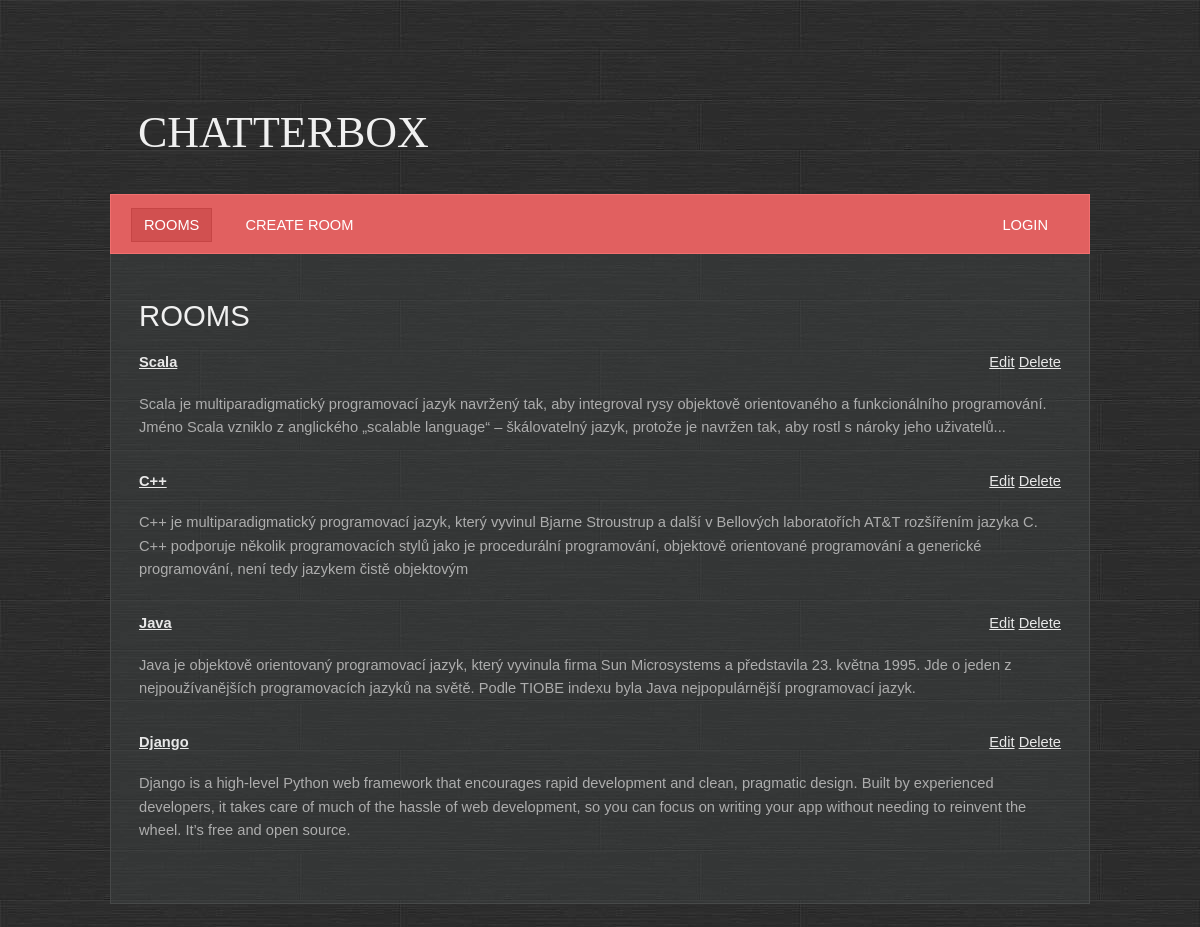
The page / on the database its author committed.
### base/models.py (models this page shows, shortened)
class Room(Model):
    name = models.CharField(max_length=200, unique=True)
    description = models.TextField(null=True, blank=True)
    participants = models.ManyToManyField(User, related_name='participants', blank=True)
    created = models.DateTimeField(auto_now_add=True)
    updated = models.DateTimeField(auto_now=True)
    class Meta:
        ordering = ['-created', 'name']

### base/views.py (the view)
# urls.py: path('', base.views.RoomsView.as_view(), name='rooms'),
class RoomsView(ListView):
    template_name = 'base/rooms.html'
    model = Room

### base/templates/base/rooms.html
{% extends 'main.html' %}
{% block content %}
    <h1>Rooms</h1>
    <br>
    <div class="box">
        {% for room in object_list %}
            <div class="last-child">
                <a href="{% url 'room_update' room.id %}">Edit</a>
                <a href="{% url 'room_delete' room.id %}">Delete</a>
            </div>
            <p><a href="{% url 'room' room.id %}"><b>{{ room.name|capfirst }}</b></a></p>
            <div class="box">{{ room.description }}</div>
        {% endfor %}
    </div>
{% endblock %}

### static/styles/style.css (style rules this page uses)
* { margin: 0; padding: 0; }
a { text-decoration: underline; color: #e8e8e8; }
body { font-size: 11pt; line-height: 1.6em; font-family: Arial, sans-serif; background: #9ea3a3; color: #adadad; background: url(/static/images/bg.jpg); }
h1,h2,h3,h4 { text-transform: uppercase; font-weight: normal; color: #f0f0f0; }
p { margin-bottom: 1.25em; }
.last-child { float:right; }
.box { overflow: hidden; margin: 0 0 30px 0; }

### rows shown on the page
Room: name "Scala", description "Scala je multiparadigmatický programovací jazyk navržený tak, aby integroval rysy objektově orientovaného a funkcionálního programování. Jméno Scala vzniklo z anglického „scalable language“ – škálovatelný jazyk, protože je navržen tak, aby rostl s nároky jeho uživatelů..."
Room: name "C++", description "C++ je multiparadigmatický programovací jazyk, který vyvinul Bjarne Stroustrup a další v Bellových laboratořích AT&T rozšířením jazyka C. C++ podporuje několik programovacích stylů jako je procedurální programování, objektově orientované programování a generické programování, není tedy jazykem čistě objektovým"
Room: name "Java", description "Java je objektově orientovaný programovací jazyk, který vyvinula firma Sun Microsystems a představila 23. května 1995. Jde o jeden z nejpoužívanějších programovacích jazyků na světě. Podle TIOBE indexu byla Java nejpopulárnější programovací jazyk."
Room: name "Django", description "Django is a high-level Python web framework that encourages rapid development and clean, pragmatic design. Built by experienced developers, it takes care of much of the hassle of web development, so you can focus on writing your app without needing to reinvent the wheel. It’s free and open source."
